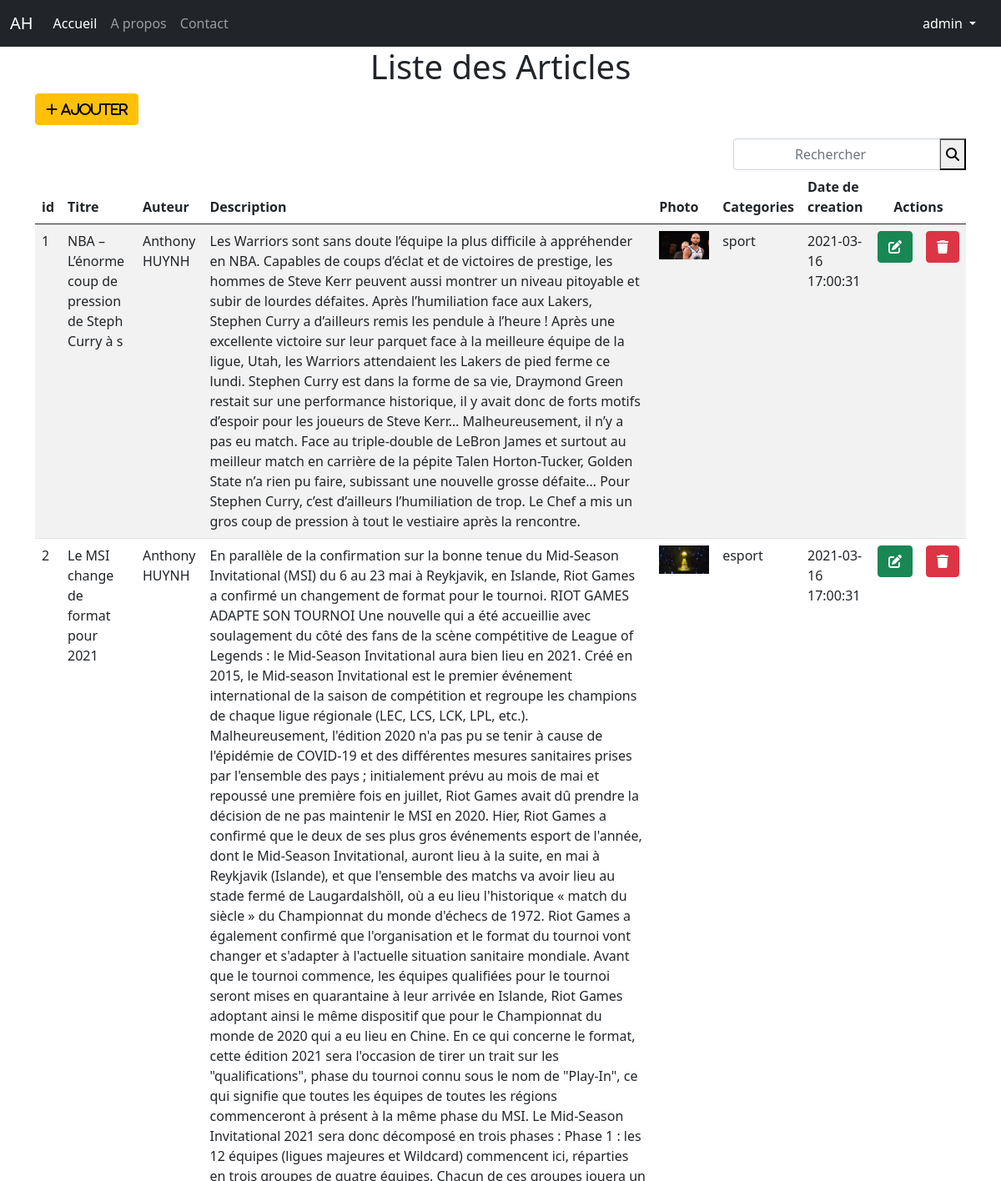
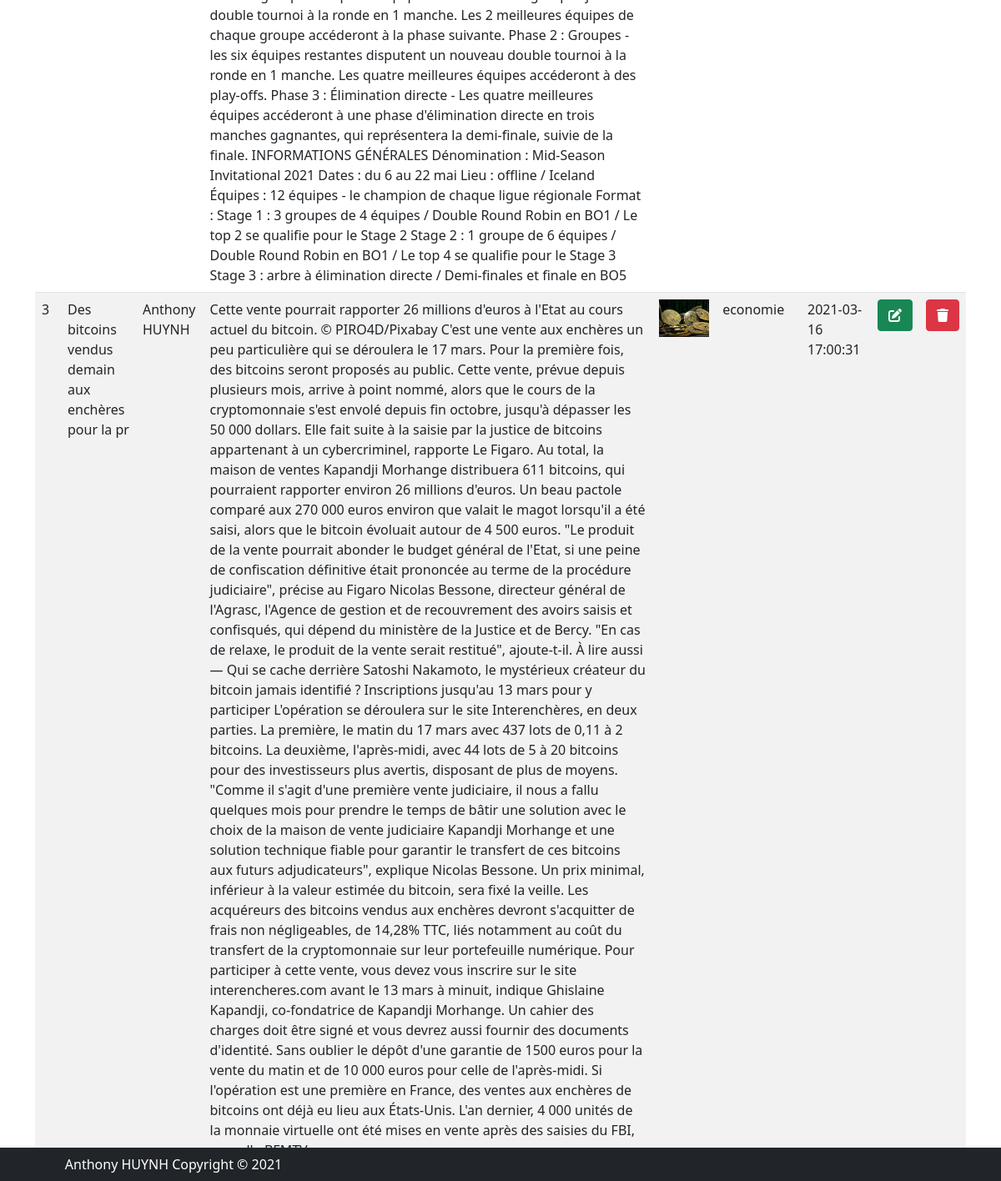
Page /admin/liste.php (signed in) on the committed database (2 pictures, top to bottom).
### tables this page shows
CREATE TABLE `articles` (
  `id` int(11) NOT NULL,
  `titre` varchar(50) NOT NULL,
  `auteur` varchar(50) NOT NULL,
  `images` varchar(50) NOT NULL,
  `description` text NOT NULL,
  `date_created` timestamp NOT NULL DEFAULT current_timestamp() ON UPDATE current_timestamp(),
  `id_categories` int(11) NOT NULL
);

CREATE TABLE `categories` (
  `id_c` int(11) NOT NULL,
  `nom` varchar(50) NOT NULL
);

### admin/liste.php (the view, shortened to what this page needs)
<?php
require_once('../connect.php');
if(isset($_POST['submit']) && !empty($_POST['search'])){
    $mCle = trim(addslashes(htmlentities($_POST['search'])));
    $sql = "SELECT * FROM articles a
            INNER JOIN categories c
            ON a.id_categories = c.id_c
            WHERE titre LIKE '$mCle%' OR nom LIKE '$mCle%'";
}else{
    $sql = "SELECT * FROM articles a
    INNER JOIN categories c
    ON a.id_categories = c.id_c";
}
$result = mysqli_query($conn, $sql);
?>
<?php require_once('../partials/header.inc');?>
<div class="container">
<h1 class="text-center">Liste des Articles</h1>
<p><a href="ajouter.php" class="btn btn-warning"><i class="fas fa-plus"> Ajouter </i></a></p>
<form action="<?=$_SERVER['PHP_SELF']; ?>" method="post">
    <div class="input-group justify-content-end">
        <input type="search" class="form-control offset-9 col-3 text-center" name="search" id="search" placeholder="Rechercher">
        <button type="submit" name="submit"><i class="fas fa-search"></i></button>
    </div>
</form>
<table class="table table-striped">
    <thead>
        <tr>
            <th>id</th>
            <th>Titre</th>
            <th>Auteur</th>
            <th>Description</th>
            <th>Photo</th>
            <th>Categories</th>
            <th>Date de creation</th>
            <?php if(isset($_SESSION['auth']) && $_SESSION['auth']['role']==1){ ?>
            <th colspan="2" class="text-center">Actions</th>
            <?php } ?>
        </tr>
    </thead>
    <tbody>
    <?php while($rows = mysqli_fetch_assoc($result)){  ?>
        <tr>
            <td><?= $rows['id']; ?></td>
            <td><?= $rows['titre']; ?></td>
            <td><?= $rows['auteur']; ?></td>
            <td><?= $rows['description']; ?></td>
            <td><img src="../assets/images/<?=$rows['images']; ?>"width="60"/></td>
            <td><?= $rows['nom']; ?></td>
            <td><?= $rows['date_created']; ?></td>
            <?php if(isset($_SESSION['auth']) && $_SESSION['auth']['role']==1){ ?>
            <td><a href="editer.php?id=<?=$rows['id'];?>" class="btn btn-success"><i class="fas fa-edit"></a></td>
            <td><a href="supprimer.php?id=<?=$rows['id'];?>" class="btn btn-danger" onclick="return confirm('Etes vous sûr de vouloir supprimer?')"><i class="fas fa-trash"></i></a></td>
            <?php } ?>
            </tr>
    <?php } ?>
    </tbody>
</table>
</div>
<?php require_once('../partials/footerAdmin.inc'); ?>

### rows in the picture
articles: id "1", titre "NBA – L’énorme coup de pression de Steph Curry à s", auteur "Anthony HUYNH", description "Les Warriors sont sans doute l’équipe la plus difficile à appréhender en NBA. Capables de coups d’éclat et de victoires de prestige, les hommes de Steve Kerr peuvent aussi montrer un niveau pitoyable et subir de lourdes défaites. Après l’humiliation face aux Lakers, Stephen Curry a d’ailleurs remis les pendule à l’heure ! Après une excellente victoire sur leur parquet face à la meilleure équipe de la ligue, Utah, les Warriors attendaient les Lakers de pied ferme ce lundi. Stephen Curry est dans la forme de sa vie, Draymond Green restait sur une performance historique, il y avait donc de forts motifs d’espoir pour les joueurs de Steve Kerr… Malheureusement, il n’y a pas eu match. Face au…", images (picture), id_categories.nom "sport", date_created "2021-03-16 17:00:31"
articles: id "2", titre "Le MSI change de format pour 2021", auteur "Anthony HUYNH", description "En parallèle de la confirmation sur la bonne tenue du Mid-Season Invitational (MSI) du 6 au 23 mai à Reykjavik, en Islande, Riot Games a confirmé un changement de format pour le tournoi. RIOT GAMES ADAPTE SON TOURNOI Une nouvelle qui a été accueillie avec soulagement du côté des fans de la scène compétitive de League of Legends : le Mid-Season Invitational aura bien lieu en 2021. Créé en 2015, le Mid-season Invitational est le premier événement international de la saison de compétition et regroupe les champions de chaque ligue régionale (LEC, LCS, LCK, LPL, etc.). Malheureusement, l'édition 2020 n'a pas pu se tenir à cause de l'épidémie de COVID-19 et des différentes mesures sanitaires…", images (picture), id_categories.nom "esport", date_created "2021-03-16 17:00:31"
articles: id "3", titre "Des bitcoins vendus demain aux enchères pour la pr", auteur "Anthony HUYNH", description "Cette vente pourrait rapporter 26 millions d'euros à l'Etat au cours actuel du bitcoin. © PIRO4D/Pixabay C'est une vente aux enchères un peu particulière qui se déroulera le 17 mars. Pour la première fois, des bitcoins seront proposés au public. Cette vente, prévue depuis plusieurs mois, arrive à point nommé, alors que le cours de la cryptomonnaie s'est envolé depuis fin octobre, jusqu'à dépasser les 50 000 dollars. Elle fait suite à la saisie par la justice de bitcoins appartenant à un cybercriminel, rapporte Le Figaro. Au total, la maison de ventes Kapandji Morhange distribuera 611 bitcoins, qui pourraient rapporter environ 26 millions d'euros. Un beau pactole comparé aux 270 000 euros…", images (picture), id_categories.nom "economie", date_created "2021-03-16 17:00:31"

### other values in the picture
$_SESSION['auth']['login'] "admin"
